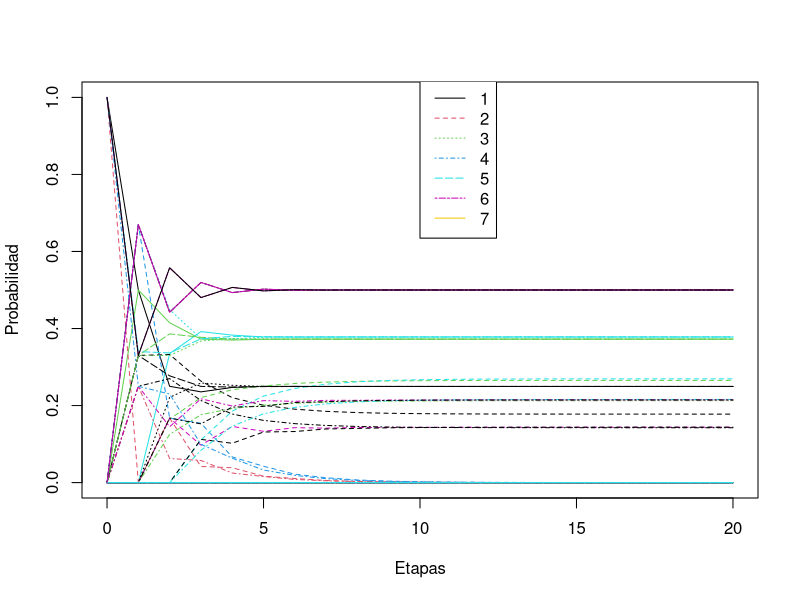
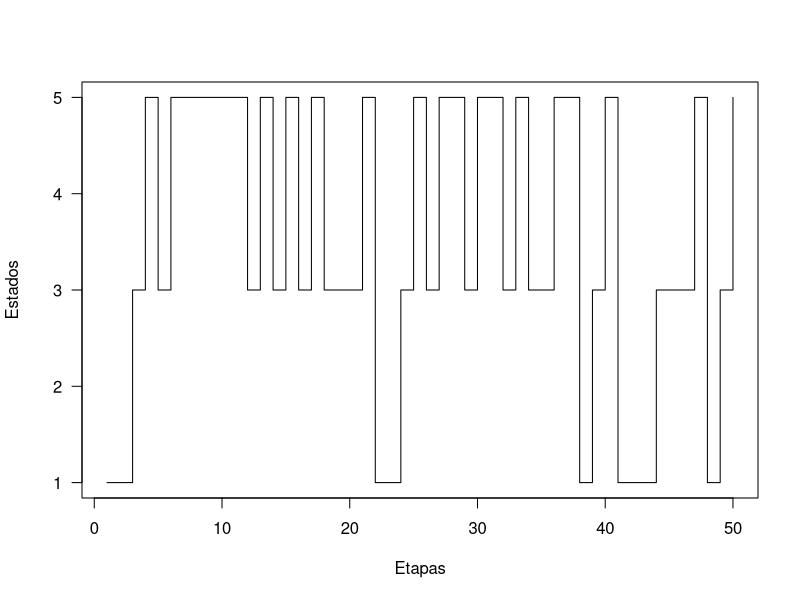

Write the R code that produced these figures, in order.
library(lattice);
library(xtable);

K=20 #Etapas que se van a calcular.

str_eval=function(x) {return(eval(parse(text=x)))};

P =t(matrix(c(0.5,0,0.5,0,0,0,0,
              0.33,0,0,0.67,0,0,0,
              0,0,0.33,0,0.67,0,0,
              0.25,0.25,0,0.25,0,0.25,0,
              0.33,0,0.33,0,0.34,0,0,
              0,0,0,0,0,0.33,0.67,
              0,0,0,0,0,0.67,0.33), nrow=7, ncol=7));

r=nrow(P);

iterate.P <- function(x, P, n) {
  res <- matrix(NA, n+1, length(x))
  res[1,] <- x
  for (i in seq_len(n))
    res[i+1,] <- x <- x %*% P
  res
}


y1 <- iterate.P(c(1, 0, 0, 0, 0, 0, 0), P, K);
y2 <- iterate.P(c(0, 1, 0, 0, 0, 0, 0), P, K);
y3 <- iterate.P(c(0, 0, 1, 0, 0, 0, 0), P, K);
y4 <- iterate.P(c(0, 0, 0, 1, 0, 0, 0), P, K);
y5 <- iterate.P(c(0, 0, 0, 0, 1, 0, 0), P, K);
y6 <- iterate.P(c(0, 0, 0, 0, 0, 1, 0), P, K);
y7 <- iterate.P(c(0, 0, 0, 0, 0, 0, 1), P, K);

v <- eigen(t(P), FALSE)$vectors[,1]
v <- v/sum(v) # normalise eigenvector

matplot(x=(0:K), y1, type="l", lty=1, xlab="Etapas", ylab="Probabilidad");
matlines(0:K, y2, lty=2);
matlines(0:K, y3, lty=3);
matlines(0:K, y4, lty=4);
matlines(0:K, y5, lty=5);
matlines(0:K, y6, lty=6);
matlines(0:K, y7, lty=7);
legend(10, 1.05, legend=c("1","2","3","4","5","6","7"), col=1:7, lty=1:7);
#points(rep(20, 7), v, col=1:7)

run <- function(i, P, n) {
  res <- integer(n)
  for (t in seq_len(n))
    res[[t]] <- i <- sample(nrow(P), 1, pr=P[i,])
  res
};

samples <- run(1, P, 50);
plot(samples, type="s", xlab="Etapas", ylab="Estados", las=1);
